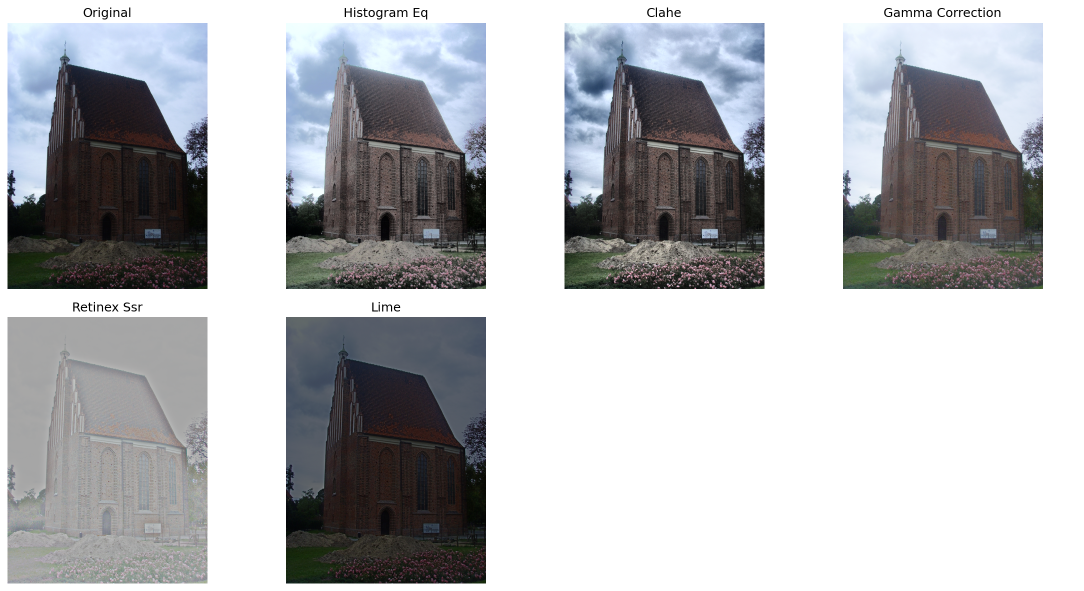
#> input picture traditional_comparison.png, 2167 x 1182 px (shown at 1/2 size)
$ python -i traditional_models_experiment.py   (imports and definitions only)
#> lines starting #> are read from the running program, lines starting #| are printed output that depends on the picture
#> further down, picture is the input picture: shape (1182, 2167, 3); mean B, G, R 186.9, 184, 182.9
"""
Traditional Low-Light Image Enhancement Models Experimentation Script

This script implements traditional methods for low-light image enhancement
as referenced in the paper "Semantic-Guided Zero-Shot Learning for Low-Light Image/Video Enhancement"

Traditional methods implemented:
1. Histogram Equalization (HE)
2. Contrast Limited Adaptive Histogram Equalization (CLAHE)
3. Gamma Correction
4. Retinex-based Enhancement
5. LIME (Low-light Image Enhancement via Illumination Map Estimation)
6. Simple Exposure Correction

Author: Based on research paper 2110.00970v4.pdf
"""

import os
import cv2
import numpy as np
import glob
import time
import argparse
from PIL import Image
import matplotlib.pyplot as plt
from scipy.ndimage import gaussian_filter
from skimage import exposure, filters
from skimage.restoration import denoise_bilateral
import warnings
# [1 line not run here, left out]

class TraditionalEnhancer:
    """Traditional low-light image enhancement methods"""

    def __init__(self):
        self.methods = {
            'histogram_eq': self.histogram_equalization,
            'clahe': self.clahe_enhancement,
            'gamma_correction': self.gamma_correction,
            'retinex_ssr': self.single_scale_retinex,
            'retinex_msr': self.multi_scale_retinex,
            'lime': self.lime_enhancement,
            'exposure_correction': self.exposure_correction,
            'adaptive_gamma': self.adaptive_gamma_correction
        }

    def histogram_equalization(self, image):
        """Traditional Histogram Equalization"""
        if len(image.shape) == 3:
            # Convert to YUV and equalize Y channel
            yuv = cv2.cvtColor(image, cv2.COLOR_BGR2YUV)
#> yuv: shape (1182, 2167, 3); mean of channels 0, 1, 2 184, 129.4, 127.1
            yuv[:,:,0] = cv2.equalizeHist(yuv[:,:,0])
#> yuv: shape (1182, 2167, 3); mean of channels 0, 1, 2 159.4, 129.4, 127.1
            enhanced = cv2.cvtColor(yuv, cv2.COLOR_YUV2BGR)
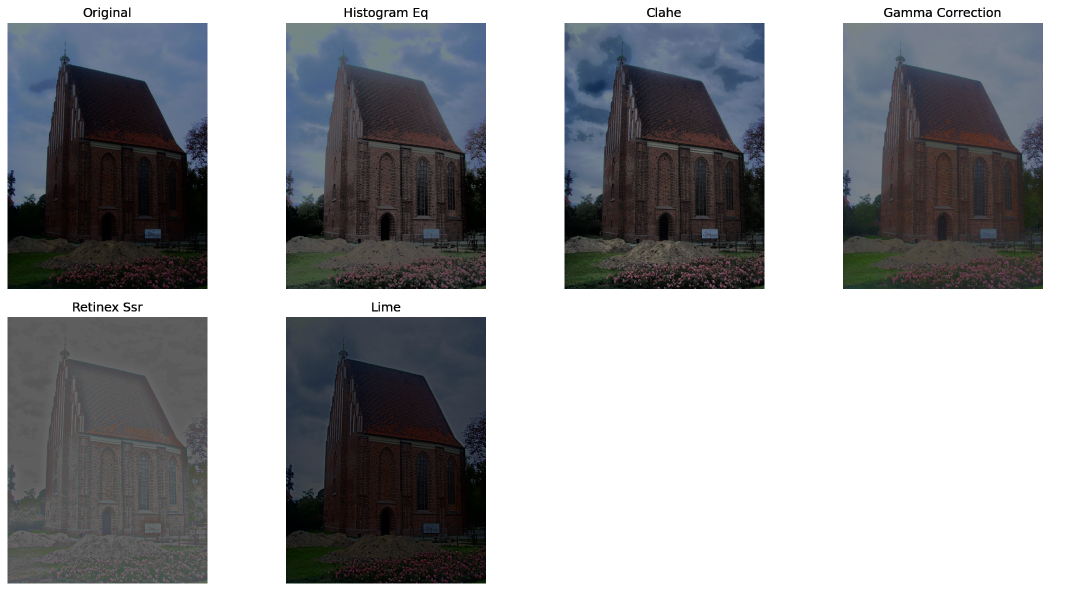
#> enhanced: shape (1182, 2167, 3) (shown at 1/2 size); mean B, G, R 162.2, 159.4, 158.3
        else:
            enhanced = cv2.equalizeHist(image)
        return enhanced

    # [105 lines left out: functions clahe_enhancement, gamma_correction, adaptive_gamma_correction, single_scale_retinex, multi_scale_retinex, lime_enhancement and 1 more, not called in this run]

class TraditionalExperiment:
    """Experiment runner for traditional enhancement methods"""

    # [16 lines left out: functions __init__, load_image, not called in this run]

    def save_image(self, image, output_path):
        """Save enhanced image"""
        cv2.imwrite(output_path, image)

    # [159 lines left out: functions enhance_single_image, run_experiment, create_comparison_grid, main, not called in this run]

# [2 lines not run here, left out]

>>> import cv2
>>> picture = cv2.imread('traditional_comparison.png')
>>> result = TraditionalEnhancer().histogram_equalization(picture)
